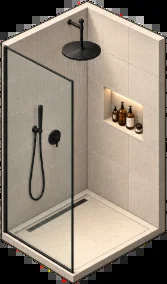
#> input picture assets/office/furniture-src/bath_shower.png, 167 x 284 px
$ python extend_ceo_bath.py ../../assets/office/furniture-src/bath_shower.png out.png
#> lines starting #> are read from the running program, lines starting #| are printed output that depends on the picture; after the words box and inside, x2 and y2 are one past the last pixel; in counts of white or black regions, pixels touching at a corner belong together
### scripts/office/iso.py
import numpy as np
U=np.array([40.5,23.9]); V=np.array([-37.8,28.0]); O=np.array([668,0.])
M=np.array([U,V]).T; Mi=np.linalg.inv(M)
def tile(p): return Mi@(np.array(p,float)-O)
def img(t,z=0): p=O+M@np.array(t,float); return np.array([p[0],p[1]-z])

### scripts/office/extend_ceo_bath.py
"""CEO en-suite bathroom (comfort room + shower) behind the CEO bedroom (v5).

The bedroom's back-left wall (t = BT0) is cut down to a low wall with a doorway, so the new room behind it is
visible: t in [RT0, BT0], u in [BU0, U0]. Only pixels that are the dark exterior, or the cut part of that wall, are
repainted, so everything in front (CEO suite slat wall, boardroom) keeps occluding the room. The fixtures (shower
corner, toilet, vanity) are sprites placed by the scene. Old-picture coords + E; tile coords from iso.py.
Usage: python3 extend_ceo_bath.py in.png out.png  (writes out.png.json with polygons for layout.json)"""
import os, sys, json
import numpy as np, cv2 as cv
sys.path.insert(0, os.path.dirname(os.path.abspath(__file__)))
from iso import img, Mi, O

E = 450
RT0, BT0, BU0, U0 = 17.2, 19.9, -1.8, 2.2
WALL_H, LOW_H = 110, 14
DOOR = (0.25, 1.25)                      # doorway in the low wall (u range)
EXTERIOR = np.array([31, 21, 19], np.float32)
STONE = np.array([188, 196, 204], np.float32)   # BGR warm pale stone
WALLC = np.array([196, 204, 212], np.float32)
CAP = np.array([66, 66, 70], np.float32)
INK = (30, 27, 26)

def P(t, u, z=0.0):
    p = img((t, u), z); return float(p[0]) + E, float(p[1])

def fill(m, pts, v=255):
    cv.fillPoly(m, [np.array([[round(x * 4), round(y * 4)] for x, y in pts], np.int32)], v, cv.LINE_AA, shift=2)

def ln(c, p, q, col=INK, th=1):
    cv.line(c, (round(p[0] * 4), round(p[1] * 4)), (round(q[0] * 4), round(q[1] * 4)), col, th, cv.LINE_AA, shift=2)

def main(src, out):
#> called with out = 'out.png'
    im = cv.imread(src).astype(np.float32)
    H, W = im.shape[:2]
#> H = 284; W = 167
    ys, xs = np.mgrid[0:H, 0:W].astype(np.float32)
    px, py = xs - E - O[0], ys - O[1]
    TX = Mi[0, 0] * px + Mi[0, 1] * py; TY = Mi[1, 0] * px + Mi[1, 1] * py
    rng = np.random.default_rng(9)
    L = np.empty((H, W, 3), np.float32); L[:] = EXTERIOR
    L += cv.GaussianBlur(rng.standard_normal((H, W)).astype(np.float32), (0, 0), 6)[..., None] * 6
    # floor: large-format stone tiles (0.8 tile), soft light from the frosted window, contact shadows
    fm = np.zeros((H, W), np.uint8); fill(fm, [P(RT0, BU0), P(BT0, BU0), P(BT0, U0), P(RT0, U0)])
#> in fill, `cv.fillPoly(m, [np.array([[round(x * 4), round(y * 4)] for x, y in pts..`: m: shape (284, 167); every value is 0
    a = (TX - RT0) / 0.8; b = (TY - BU0) / 0.8
    joint = (np.abs(a - np.round(a)) < 0.035) | (np.abs(b - np.round(b)) < 0.035)
    n = cv.GaussianBlur(rng.standard_normal((H, W)).astype(np.float32), (0, 0), 3) * 0.035
    f = (1 + n) * np.where(joint, 0.86, 1.0)
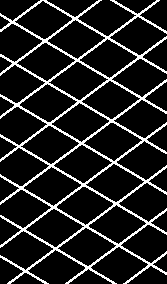
#> joint: shape (284, 167) bool; 13.6% white in thin lines or dots
    light = 1.02 - 0.03 * np.clip(TY - BU0, 0, 5) + 0.1 * np.exp(-(((TX - 18.4) / 0.9) ** 2 + ((TY - BU0 - 0.5) / 0.8) ** 2))
    sh = np.clip(np.minimum((TY - BU0) / 0.3, (TX - RT0) / 0.3), 0, 1)
    floor = STONE[None, None] * (f * light * (0.72 + 0.28 * sh))[..., None]
    fa = (fm / 255.0)[..., None]; L = floor * fa + L * (1 - fa)

    def wall(a_, b_, back, window=None):
#> called with a_ = (17.2, -1.8), b_ = (19.9, -1.8), back = (0, -1), window = (0.55, 0.9, 62, 100)
        pa, pb = P(*a_), P(*b_)
        m = np.zeros((H, W), np.uint8); fill(m, [pa, pb, (pb[0], pb[1] - WALL_H), (pa[0], pa[1] - WALL_H)])
        t = np.clip((xs - pa[0]) / (pb[0] - pa[0]), 0, 1)
        by = pa[1] + (pb[1] - pa[1]) * t
        z = np.clip((by - ys) / WALL_H, 0, 1)
        col = WALLC[None, None] * (0.9 + 0.12 * z)[..., None]
        # tall tiles (subway, 3 rows per 110 px wall ... fine grid)
        along = t * np.hypot(pb[0] - pa[0], pb[1] - pa[1])
        g = ((np.abs(((along / 11.0) + 0.5 * (np.floor((by - ys) / 5.5) % 2)) % 1 - 0.5) > 0.46) | ((((by - ys) / 5.5) % 1) < 0.1))
        col = col * np.where(g, 0.9, 1.0)[..., None]
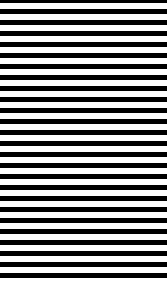
#> g: shape (284, 167) bool; 54.9% white; 26 black regions, largest, box (x1, y1, x2, y2) and area: (0, 9, 167, 14) 835, (0, 20, 167, 25) 835, (0, 31, 167, 36) 835
        col = np.where(((by - ys) < 3)[..., None], col * 0.7, col)
        ma = (m / 255.0)[..., None]
        L[:] = col * ma + L * (1 - ma)
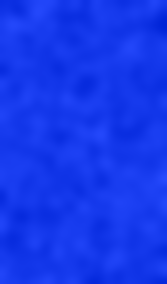
#> L: shape (284, 167, 3) float64; mean of channels 0, 1, 2 31, 21, 19; drawn with min black and max white
        if window:
            w0, w1, z0, z1 = window
            q = [P(*((a_[0] + (b_[0] - a_[0]) * w0, a_[1] + (b_[1] - a_[1]) * w0)), z0), P(*((a_[0] + (b_[0] - a_[0]) * w1, a_[1] + (b_[1] - a_[1]) * w1)), z0),
                 P(*((a_[0] + (b_[0] - a_[0]) * w1, a_[1] + (b_[1] - a_[1]) * w1)), z1), P(*((a_[0] + (b_[0] - a_[0]) * w0, a_[1] + (b_[1] - a_[1]) * w0)), z1)]
            wm = np.zeros((H, W), np.uint8); fill(wm, q)
            wa = (wm / 255.0)[..., None]
            L[:] = np.array([236, 232, 226], np.float32) * wa + L * (1 - wa)   # frosted glass, lit from outside
            for i in range(4): ln(L, q[i], q[(i + 1) % 4], (40, 40, 44), 2)
            ln(L, ((q[0][0] + q[1][0]) / 2, (q[0][1] + q[1][1]) / 2), ((q[2][0] + q[3][0]) / 2, (q[2][1] + q[3][1]) / 2), (40, 40, 44), 1)
        # top cap
        dv = np.array(img((a_[0] + back[0] * 0.2, a_[1] + back[1] * 0.2))) - np.array(img(a_))
        q = [(pa[0], pa[1] - WALL_H), (pb[0], pb[1] - WALL_H), (pb[0] + dv[0], pb[1] - WALL_H + dv[1]), (pa[0] + dv[0], pa[1] - WALL_H + dv[1])]
        cm = np.zeros((H, W), np.uint8); fill(cm, q); ca = (cm / 255.0)[..., None]
        L[:] = CAP * ca + L * (1 - ca)
        cv.polylines(L, [np.array([[round(x * 4), round(y * 4)] for x, y in q], np.int32)], True, INK, 1, cv.LINE_AA, shift=2)
        ln(L, pa, pb)
        for p in (pa, pb): ln(L, p, (p[0], p[1] - WALL_H))
        return m
    wr = wall((RT0, BU0), (BT0, BU0), (0, -1), window=(0.55, 0.9, 62, 100))
    wl = wall((RT0, BU0), (RT0, U0), (-1, 0))
#> call 2 of wall, with a_ = (17.2, -1.8), b_ = (17.2, 2.2), back = (-1, 0)
#> in wall (call 2), `col = col * np.where(g, 0.9, 1.0)[..., None]`:
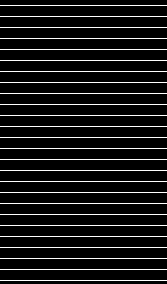
#> g: shape (284, 167) bool; 9.2% white in thin lines or dots
    # ---- which pixels to repaint
    region = np.zeros((H, W), np.uint8)
    fill(region, [P(RT0, BU0, WALL_H + 8), P(BT0, BU0, WALL_H + 8), P(BT0, BU0), P(BT0, U0), P(RT0, U0), P(RT0, U0, WALL_H + 8)])
    region = cv.dilate(region, np.ones((5, 5), np.uint8))
    dark = (np.abs(im - EXTERIOR).max(2) < 26)
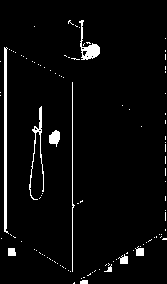
#> dark: shape (284, 167) bool; 4% white; 107 white regions (97 under 20 px), largest, box (x1, y1, x2, y2) and area: (4, 47, 9, 234) 556, (79, 20, 100, 60) 274, (29, 106, 44, 200) 261
    # the cut part of the bedroom's back-left wall (from LOW_H up to above its cap)
    cut = np.zeros((H, W), np.uint8)
    fill(cut, [P(BT0, BU0, LOW_H), P(BT0, U0, LOW_H), P(BT0 - 0.25, U0, WALL_H + 6), P(BT0 - 0.25, BU0, WALL_H + 6)])
    fill(cut, [P(BT0, BU0, LOW_H), P(BT0, U0, LOW_H), P(BT0, U0, WALL_H + 3), P(BT0, BU0, WALL_H + 3)])
    # keep the bedroom's glass partition line (u = U0) and the window wall line (u = BU0) posts intact: stop 3 px short
    use = ((region > 0) & dark) | (cut > 0)
    ua = cv.GaussianBlur(use.astype(np.float32), (0, 0), 0.5)[..., None]
#> ua: shape (284, 167, 1) float32; every value is 0
    out = L * ua + im * (1 - ua)
    # the CEO suite's first window pane (t 18.9..19.9 on u = U0) now backs onto the bathroom: plain dark wall
    pane = np.zeros((H, W), np.uint8); fill(pane, [P(18.9, U0, 0), P(BT0, U0, 0), P(BT0, U0, WALL_H), P(18.9, U0, WALL_H)])
    pa_ = (pane / 255.0)[..., None]
    zz = np.clip((P(19.4, U0)[1] - ys) / WALL_H, 0, 1)[..., None]
    out = np.array([46, 44, 44], np.float32) * (0.95 + 0.1 * zz) * pa_ + out * (1 - pa_)
    dv = np.array(img((18.9, U0 + 0.2))) - np.array(img((18.9, U0)))
    capq = [P(18.9, U0, WALL_H), P(BT0, U0, WALL_H), (P(BT0, U0, WALL_H)[0] + dv[0], P(BT0, U0, WALL_H)[1] + dv[1]), (P(18.9, U0, WALL_H)[0] + dv[0], P(18.9, U0, WALL_H)[1] + dv[1])]
    capq = [P(18.9, U0, WALL_H), P(BT0, U0, WALL_H), (capq[1][0] - dv[0], capq[1][1] - dv[1]), (capq[0][0] - dv[0], capq[0][1] - dv[1])]
    cm = np.zeros((H, W), np.uint8); fill(cm, capq); ca = (cm / 255.0)[..., None]; out = CAP * ca + out * (1 - ca)
    for i in range(4): ln(out, capq[i], capq[(i + 1) % 4])
    ln(out, P(18.9, U0), P(18.9, U0, WALL_H)); ln(out, P(BT0, U0), P(BT0, U0, WALL_H))
    # ---- the low wall that is left (with a doorway) and its cap
    def low(u0, u1):
#> called with u0 = -1.75, u1 = 0.25
        q = [P(BT0, u0), P(BT0, u1), P(BT0, u1, LOW_H), P(BT0, u0, LOW_H)]
        m = np.zeros((H, W), np.uint8); fill(m, q); a = (m / 255.0)[..., None]
        nonlocal_out[0] = np.array([150, 162, 172], np.float32) * 0.92 * a + nonlocal_out[0] * (1 - a)
        dv = np.array(img((BT0 - 0.18, u0))) - np.array(img((BT0, u0)))
        c = [P(BT0, u0, LOW_H), P(BT0, u1, LOW_H), (P(BT0, u1, LOW_H)[0] + dv[0], P(BT0, u1, LOW_H)[1] + dv[1]), (P(BT0, u0, LOW_H)[0] + dv[0], P(BT0, u0, LOW_H)[1] + dv[1])]
        cm = np.zeros((H, W), np.uint8); fill(cm, c); ca = (cm / 255.0)[..., None]
        nonlocal_out[0] = CAP * ca + nonlocal_out[0] * (1 - ca)
        for i in range(4): ln(nonlocal_out[0], c[i], c[(i + 1) % 4])
        ln(nonlocal_out[0], P(BT0, u0), P(BT0, u1)); ln(nonlocal_out[0], P(BT0, u0), P(BT0, u0, LOW_H)); ln(nonlocal_out[0], P(BT0, u1), P(BT0, u1, LOW_H))
        return q, c
    nonlocal_out = [out]
    q1, c1 = low(BU0 + 0.05, DOOR[0])
    q2, c2 = low(DOOR[1], U0 - 0.05)
    out = nonlocal_out[0]
    cv.imwrite(out_path := out_file, np.clip(out, 0, 255).astype(np.uint8)) if False else None
    cv.imwrite(sys.argv[2], np.clip(out, 0, 255).astype(np.uint8))
    meta = {'door': [list(P(BT0, DOOR[0])), list(P(BT0, DOOR[1]))],
            'low_walls': [{'poly': [list(p) for p in q1 + c1[2:][::-1]], 'base': [list(P(BT0, BU0)), list(P(BT0, DOOR[0]))]},
                          {'poly': [list(p) for p in q2 + c2[2:][::-1]], 'base': [list(P(BT0, DOOR[1])), list(P(BT0, U0))]}]}
    json.dump(meta, open(sys.argv[2] + '.json', 'w'))

out_file = None
if __name__ == '__main__':
    main(sys.argv[1], sys.argv[2])

$ run again, on assets/office/furniture-src/bath_vanity_m.png
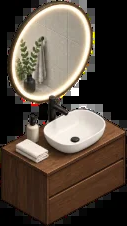
#> input picture assets/office/furniture-src/bath_vanity_m.png, 127 x 226 px
#> m: shape (226, 127); every value is 0
#> in main, `f = (1 + n) * np.where(joint, 0.86, 1.0)`:
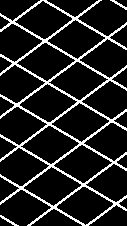
#> joint: shape (226, 127) bool; 13.5% white in thin lines or dots
#> g: shape (226, 127) bool; 54.4% white; 21 black regions, largest, box (x1, y1, x2, y2) and area: (0, 9, 127, 14) 635, (0, 20, 127, 25) 635, (0, 31, 127, 36) 635
#> g: shape (226, 127) bool; 9.3% white in thin lines or dots
#> in main, `dark = (np.abs(im - EXTERIOR).max(2) < 26)`:
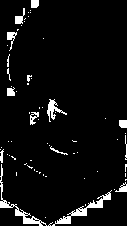
#> dark: shape (226, 127) bool; 5.4% white; 68 white regions (53 under 20 px), largest, box (x1, y1, x2, y2) and area: (52, 190, 112, 226) 362, (0, 164, 47, 226) 325, (47, 99, 67, 122) 154
#> ua: shape (226, 127, 1) float32; every value is 0
